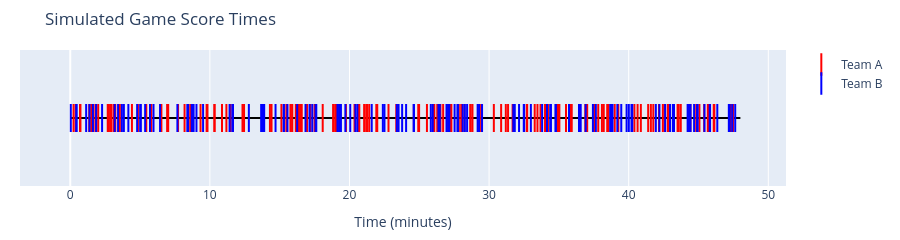
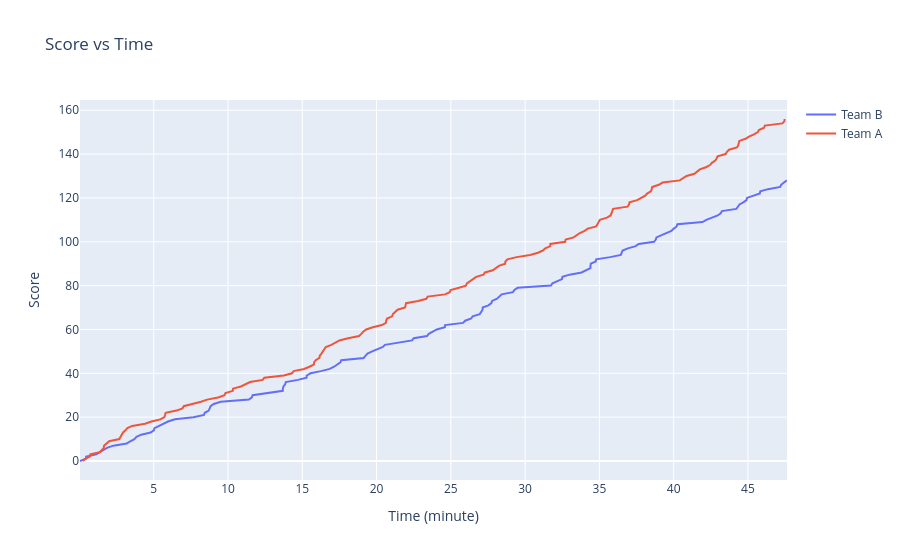

Notebook cell for these charts, in order:
### Markdown cell above
### d) Simulating a game by assigning to either team w.p. 1/2

### Code cell
from functions import *

def game_score_full_game(l,T):
    """ 
    Calculate the game outcome for both teams with equal probability of scoring

    Args:
        l: probability of one team scoring
        T: game length
    """

    # Finding true frequency of a basket being scored (2 teams at frequency l)
    l = 2*l  

    t = 0 
    N_A = 0
    N_B = 0
    t_A = []
    t_B = []

    teams = ['A','B']
    probabilities = [0.5,0.5]

    while t < T:
        Ui = np.random.uniform(0,1)
        ti = -1/l * np.log(Ui)
        t += ti
        if t < T:
            team = np.random.choice(teams,p=probabilities)
            if team == 'A':
                N_A += 1
                t_A.append(t)
            else: 
                N_B += 1
                t_B.append(t)

    score_vector_A = list(range(0,N_A))
    score_vector_B = list(range(0,N_B))

    return {'N_A':N_A,'t_A':t_A,'score_vector_A':score_vector_A,'N_B':N_B,'t_B':t_B,'score_vector_B':score_vector_B}


l = 3
T = 48
game = game_score_full_game(l,T)  
 
# plotting
t_A = game['t_A']
t_B = game['t_B']
names = ['Team B','Team A']
plot_event_timeline(t_A,t_B,0,T,title='Simulated Game Score Times',xlabel='Time (minutes)',blue_label='Team B',red_label='Team A')
plot_2d([game['score_vector_B'],game['score_vector_A']],[t_B,t_A],line_name=names,title='Score vs Time',xlabel='Time (minute)',ylabel='Score')

### Figure 1 — Plotly figure (JSON) as saved in the notebook; plotly's stock layout.template omitted (floating-point values rounded to 4 significant figures; data arrays with more than 128 entries replaced by an {"elided": "..."} marker saying what was removed)
{"data": [{"line": {"color": "black", "width": 2}, "mode": "lines", "showlegend": false, "type": "scatter", "x": [0, 48], "y": [0, 0]}, {"marker": {"color": "red", "line": {"color": "red", "width": 2}, "size": 20, "symbol": "line-ns"}, "mode": "markers", "name": "Team A", "type": "scatter", "x": {"elided": "157 float values"}, "y": {"elided": "157 int values"}}, {"marker": {"color": "blue", "line": {"color": "blue", "width": 2}, "size": 20, "symbol": "line-ns"}, "mode": "markers", "name": "Team B", "type": "scatter", "x": {"elided": "129 float values"}, "y": {"elided": "129 int values"}}], "layout": {"height": 200, "margin": {"b": 40, "l": 20, "r": 20, "t": 50}, "title": {"text": "Simulated Game Score Times"}, "xaxis": {"showgrid": true, "title": {"text": "Time (minutes)"}}, "yaxis": {"range": [-1, 1], "visible": false}}}

### Figure 2 — Plotly figure (JSON) as saved in the notebook; plotly's stock layout.template omitted (floating-point values rounded to 4 significant figures; data arrays with more than 128 entries replaced by an {"elided": "..."} marker saying what was removed)
{"data": [{"mode": "lines", "name": "Team B", "type": "scatter", "x": {"elided": "129 float values"}, "y": {"elided": "129 int values"}}, {"mode": "lines", "name": "Team A", "type": "scatter", "x": {"elided": "157 float values"}, "y": {"elided": "157 int values"}}], "layout": {"title": {"text": "Score vs Time"}, "xaxis": {"title": {"text": "Time (minute)"}}, "yaxis": {"title": {"text": "Score"}}}}
